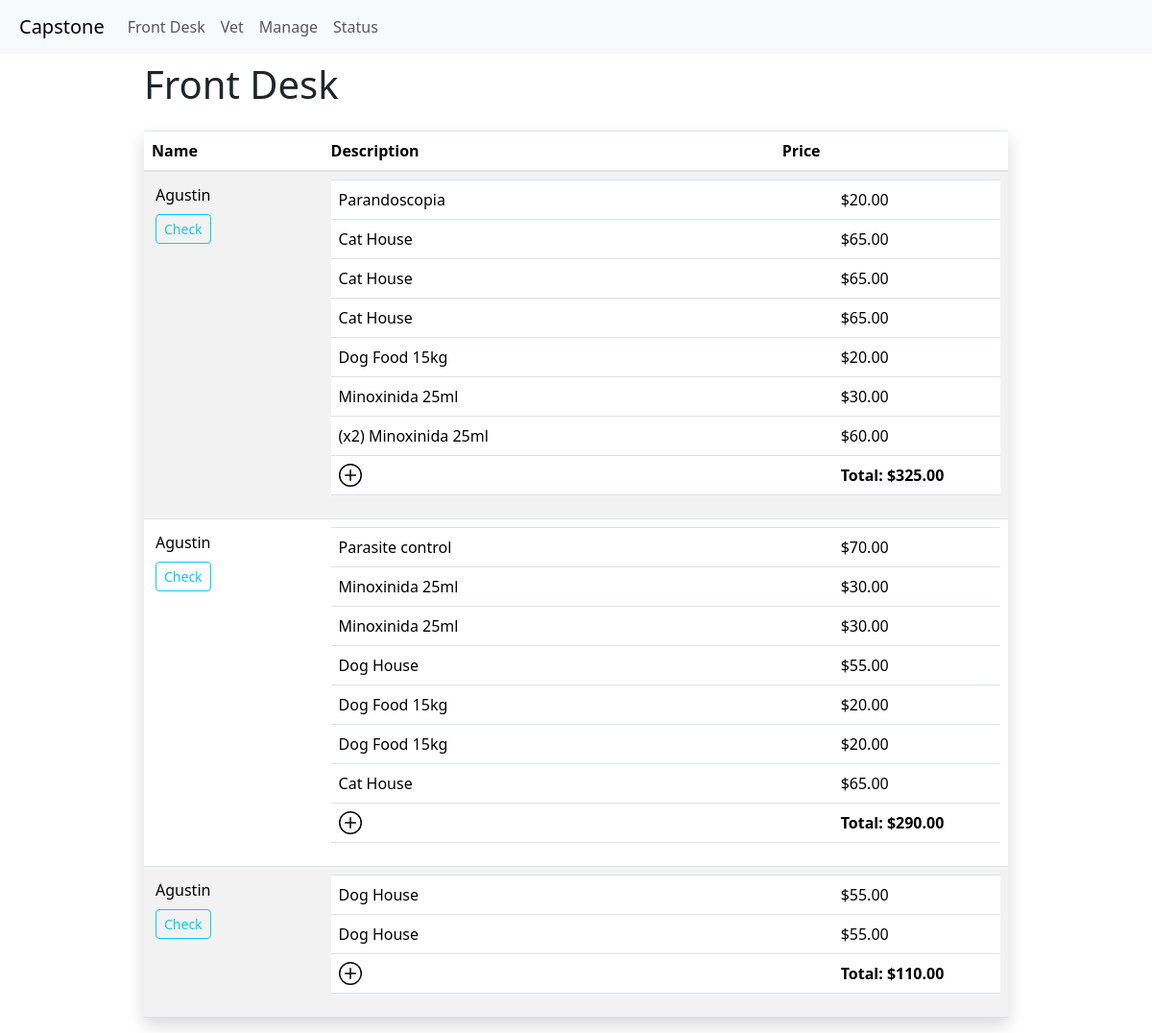
Page /front_desk on the earlier database version.
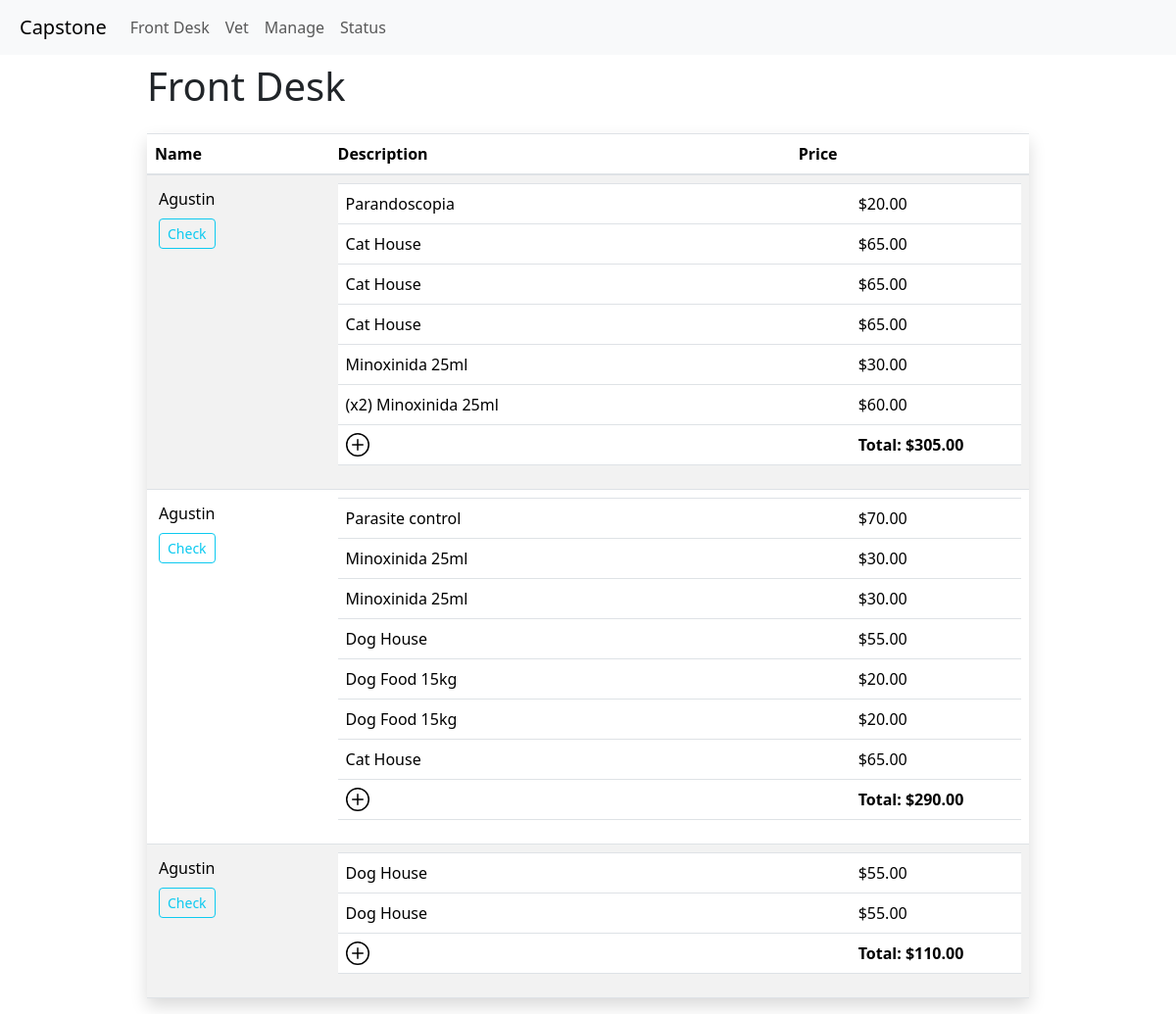
Same page on the later database version.
### item_track/models.py (models this page shows, shortened)
class TransactionRecord(models.Model):
    id = models.AutoField(primary_key=True)
    name = models.CharField(max_length=64)
    description = models.CharField(max_length=256, blank=True, null=True)
    client = models.ForeignKey("Client", on_delete=models.CASCADE, related_name="transactions", blank=True, null=True)
    treatments = models.ManyToManyField("Treatment", related_name="transactions", blank=True, null=True)
    date = models.DateTimeField(auto_now_add=True)
    total = models.DecimalField(max_digits=10, decimal_places=2, blank=True, null=True)
    payment_method = models.CharField(max_length=64, blank=True, null=True)
    payment_status = models.CharField(max_length=64, blank=True, null=True)
    payment_date = models.DateTimeField(blank=True, null=True)
    payment_amount = models.DecimalField(max_digits=10, decimal_places=2, blank=True, null=True)
    payment_reference = models.CharField(max_length=64, blank=True, null=True)
    payment_comments = models.CharField(max_length=256, blank=True, null=True)
    active = models.BooleanField(default=True)

class Movements(models.Model):
    id = models.AutoField(primary_key=True)
    item = models.ForeignKey("Item", on_delete=models.CASCADE, related_name="movements", blank=True, null=True)
    observation = models.CharField(max_length=256, blank=True, null=True)
    client = models.ForeignKey("Client", on_delete=models.CASCADE, related_name="movements", blank=True, null=True)
    treatment = models.ForeignKey("Treatment", on_delete=models.CASCADE, related_name="movements", blank=True, null=True)
    date = models.DateTimeField(auto_now_add=True)
    type = models.CharField(max_length=64, blank=True, null=True)
    quantity = models.IntegerField()
    price = models.DecimalField(max_digits=10, decimal_places=2, blank=True, null=True)
    total = models.DecimalField(max_digits=10, decimal_places=2, blank=True, null=True)
    TransactionRecord = models.ForeignKey("TransactionRecord", on_delete=models.CASCADE, related_name="movements", blank=True, null=True)
    def show(self):
        show_amount = ""
        if self.quantity > 1:
            show_amount = (f"(x{self.quantity})")
        show_observation = ""
        if self.observation:
            show_observation = f"[{self.observation}]"
        show_element = ''
        if self.item:
            show_element = self.item.name
        elif self.treatment:
            show_element = self.treatment.name
        return f"{show_amount} {show_element} {show_observation}"

class Treatment(models.Model):
    id = models.AutoField(primary_key=True)
    name = models.CharField(max_length=64)
    description = models.CharField(max_length=256, blank=True, null=True)
    date_added = models.DateTimeField(auto_now_add=True)
    date_modified = models.DateTimeField(auto_now=True)
    price = models.DecimalField(max_digits=10, decimal_places=2, blank=True, null=True)
    active = models.BooleanField(default=True)

class Item(models.Model):
    id = models.AutoField(primary_key=True)
    name = models.CharField(max_length=64)
    description = models.CharField(max_length=256, blank=True, null=True)
    barcode = models.CharField(max_length=64, blank=True, null=True)
    image = models.ImageField(upload_to="item_track/images", blank=True, null=True)
    category = models.ManyToManyField("Category", blank=True, related_name="items")
    price = models.DecimalField(max_digits=10, decimal_places=2, blank=True, null=True)
    stock = models.IntegerField(blank=True, null=True)
    stock_min = models.IntegerField(blank=True, null=True)
    date_added = models.DateTimeField(auto_now_add=True)
    date_modified = models.DateTimeField(auto_now=True)
    expiration_date = models.DateTimeField(blank=True, null=True)
    active = models.BooleanField(default=True)
    def __str__(self):
        return f"{self.name}"

### item_track/views.py (the view, shortened to what this page needs)
# urls.py: path("front_desk", views.front_desk, name="front_desk"),
def front_desk(request):
    items = Item.objects.all()
    treatments = Treatment.objects.all()
    if request.method == "PUT":
        data = json.loads(request.body)
        transaction_id = data['consult_id']
        transaction = TransactionRecord.objects.get(id=transaction_id)
        transaction.active = False
        transaction.save()
    consults = TransactionRecord.objects.filter(active=True).order_by
    past_consults = TransactionRecord.objects.filter(active=False).order_by('-date')
    return render(request, "item_track/front_desk.html",{
        'consults': consults,
        'past_consults': past_consults,
        'items': items,
        'treatments': treatments
    })

### item_track/templates/item_track/front_desk.html (shortened to what this page needs)
{% extends "item_track/layout.html" %}
{% load static %}
{% block body %}
    {% block main %}
        <div class="d-flex justify-content-center">
        <div class="w-75" style="max-width: 1200px;">
                <h1 class="mb-4 mt-2">Front Desk</h1>
                <table class="table table-striped custome-table shadow">
                    <thead>
                        <tr>
                        <th scope="col">Name</th>
                        <th scope="col">Description</th>
                        <th scope="col">Price</th>
                        </tr>
                    </thead>
                    <tbody>
                    {% for consult in consults %}
                        <div>
                            <tr id="row-{{ consult.id }}">
                                <td>
                                    <div class="d-flex flex-column justify-content-between">
                                    <span class="m-1">{{ consult.name }}</span>
                                    <div>
                                        <button onclick="check_consult('{{ csrf_token }}','{{ consult.id }}')" type="submit" class="btn btn-outline-info btn-sm m-1">Check</button>
                                    </div>
                                </td>
                                <td colspan="2" class="custom-table">
                                    <table class="table">
                                        <tbody>
                                            {% for element in consult.movements.all %}
                                                <tr id="row-{{ element.id }}" class="selectable-row"
                                                    data-id="{{ element.id }}"
                                                    onclick="clickrow(event, '{{ element.id }}', '{{ consult.id }}')">
                                                    <td class="w-75">
                                                        {{element.show}}
                                                    </td class="w-25">
                                                    <td>${{ element.total }}</td>
                                                </tr>
                                            {% endfor %}
                                            <tr>
                                                <td>
                                                    <div class="d-flex">
                                                        <svg  xmlns="http://www.w3.org/2000/svg" width="24" height="24" fill="currentColor" viewBox="0 0 16 16"
                                                        class="bi bi-plus-circle mr-3"
                                                        style="cursor: pointer"
                                                        onclick="addRow(this, '{{ consult.id }}', '{{ csrf_token }}')">
                                                        <path d="M8 15A7 7 0 1 1 8 1a7 7 0 0 1 0 14zm0 1A8 8 0 1 0 8 0a8 8 0 0 0 0 16z"/>
                                                        <path d="M8 4a.5.5 0 0 1 .5.5v3h3a.5.5 0 0 1 0 1h-3v3a.5.5 0 0 1-1 0v-3h-3a.5.5 0 0 1 0-1h3v-3A.5.5 0 0 1 8 4z"/>
                                                        </svg>
                                                    </div>
                                                </td>
                                                <td><b>Total: <span id="total-{{ consult.id }}">${{ consult.total }}</span></b></td>
                                            </tr>
                                        </tbody>
                                    </table>
                                </td>
                            </tr>
                        </div>
                    {% endfor %}
                    </tbody>
                </table>
        </div>
        </div>
    {% endblock %}
{% endblock %}

Differences in the rows shown:
removed Movements: show "Dog Food 15kg", total "20.00", shown under TransactionRecord (number 1 of 3 on the later page)
changed TransactionRecord (number 1 of 3 on the later page): total "325.00" → "305.00"
